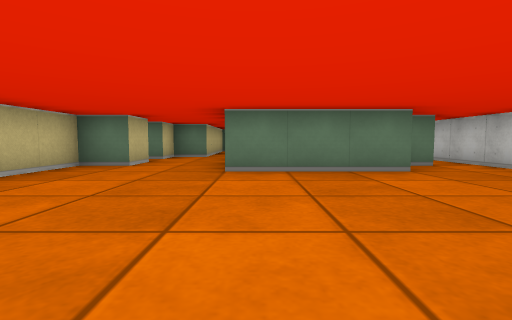
View 1 (above)

12 first-person views from a walk through a cub3D ray-caster map. The camera is about half as high as the walls, tilts 4° down and sees 85° across. The floor is counted in squares. Each view is taken from the middle of a square. On the plan, view 1 faces up. The plan holds only what a view shows up to about 9 squares ahead; the rest is blank.

View 2
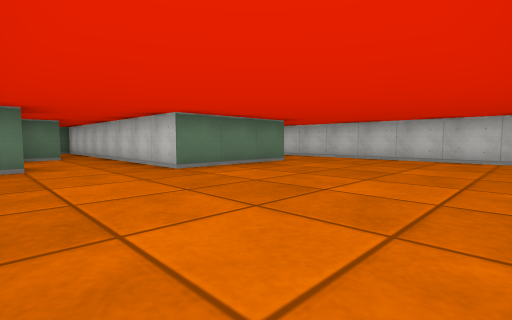

View 3
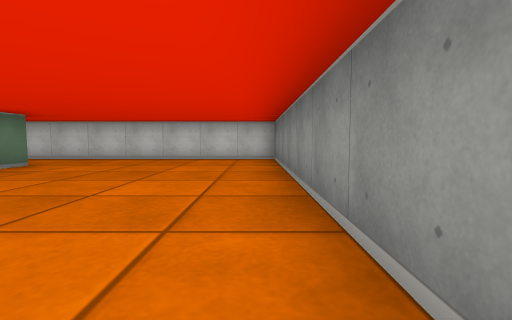

View 4
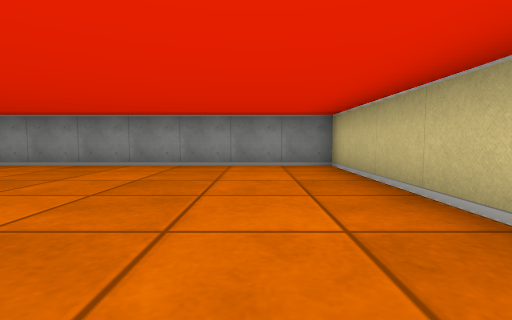

View 5
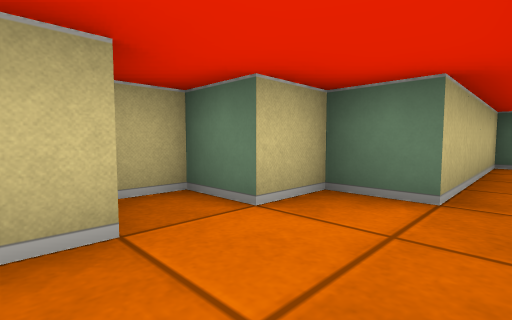

View 6
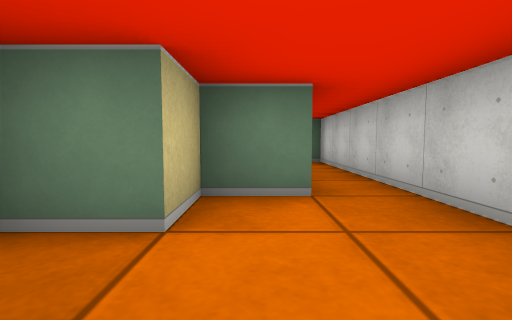

View 7
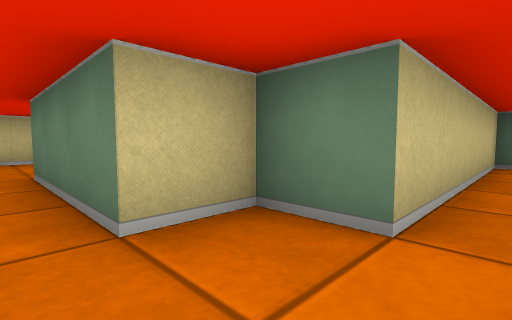

View 8
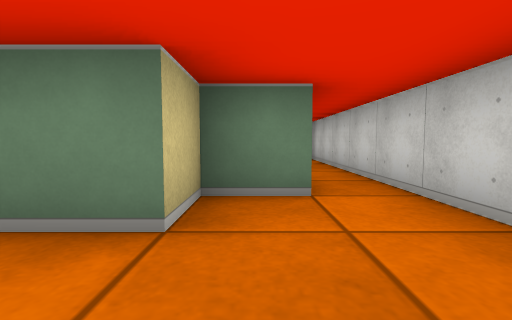

View 9
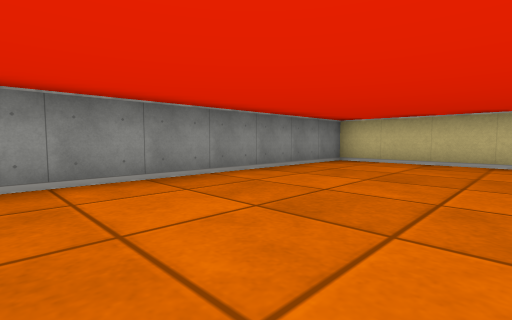

View 10
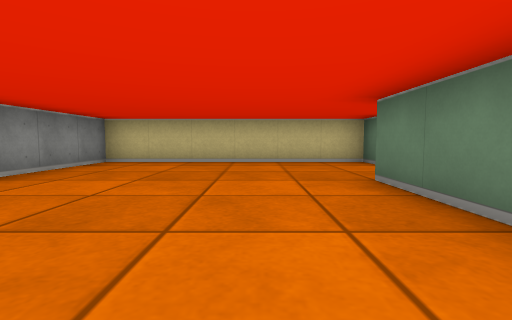

View 11
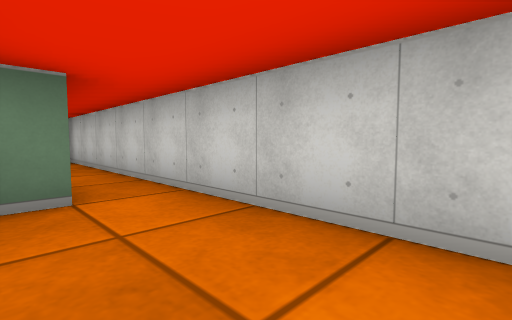

View 12
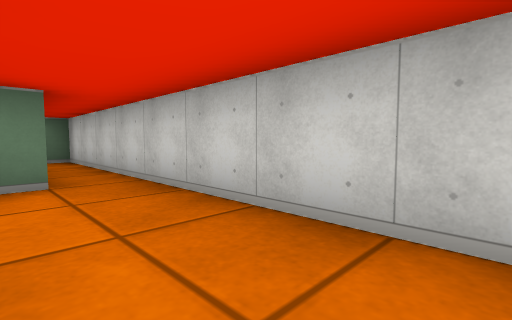

### Floor plan
Points are (right, up) in squares from view 1. A wall is a line through its corners. A room is listed if a view was taken in it or the views show most of it. See-through windows are left out.
Room 1 (views 1, 2, 3, 4, 5, 6, 7, 8, 9, 10, 11, 12)
walls: (-2.5, 6.6) (-2.5, 5.5) (-3.5, 5.5) (-3.5, -0.5) (4.5, -0.5) (4.5, 10.5); (3.5, 10.5) (3.5, 5.5) (2.5, 5.5) (2.5, 4.5) (-0.5, 4.5) (-0.5, 12.5) (-1.5, 12.5) (-1.5, 8.5) (-2.5, 8.5) (-2.5, 7.5) (-3.5, 7.5) (-3.5, 6.8)

Positions as (right, up) in squares from view 1, and headings:
1: (0, 0), facing up
2: (-3, 0), facing up-right
3: (-3, 0), facing right
4: (-2, 5), facing down
5: (-1, 6), facing up-left
6: (-2, 6), facing up
7: (4, 4), facing up-left
8: (3, 3), facing up
9: (3, 3), facing down-left
10: (3, 3), facing left
11: (3, 3), facing up-right
12: (-2, 5), facing up-right
